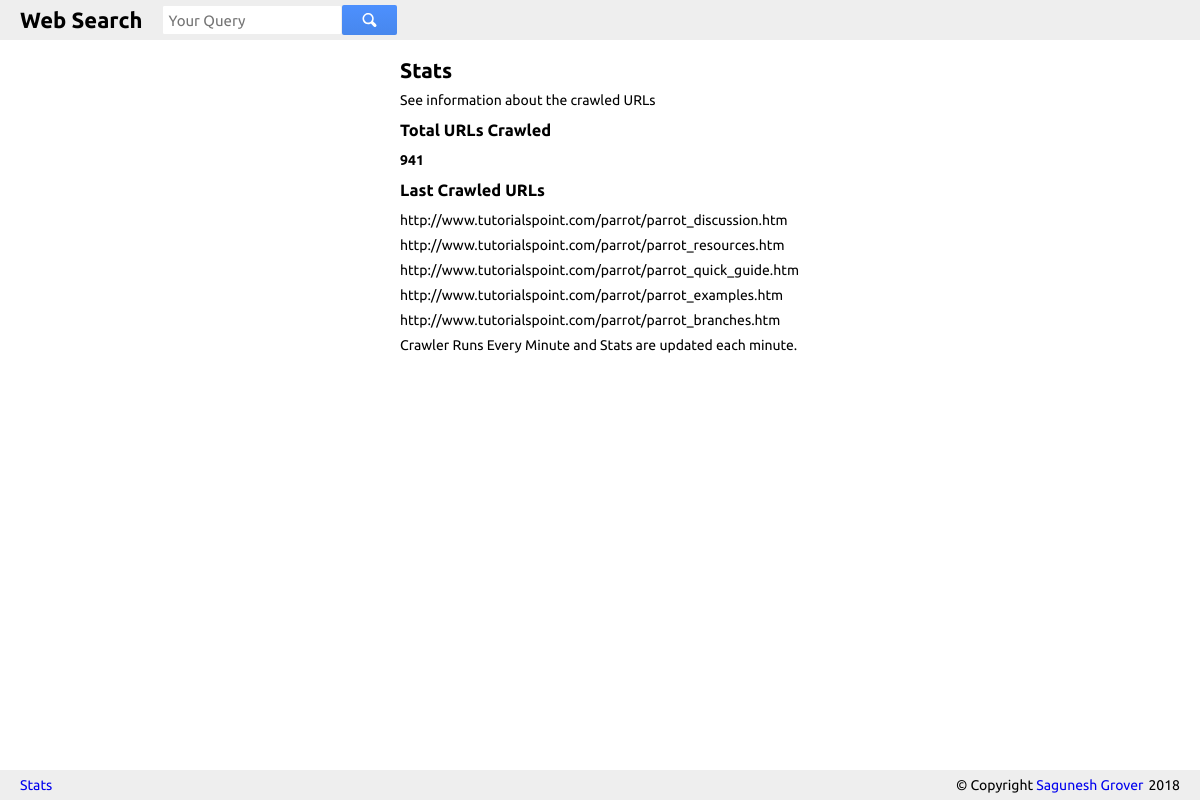
Page /about/stats.php on the committed database.
### tables this page shows
CREATE TABLE `search` (
  `id` int(10) NOT NULL,
  `url` varchar(151) DEFAULT NULL,
  `title` varchar(101) DEFAULT NULL,
  `description` varchar(1737) DEFAULT NULL
);

### about/stats.php (the view)
<?php include("../load.php");?>
<html>
 <head>
  <?php head("Stats");?>
 </head>
 <body>
  <?php headerElem();?>
  <div class="container" style="width:100px;">
   <h2>Stats</h2>
   <p>See information about the crawled URLs</p>
   <h3>Total URLs Crawled</h3>
   <strong>
   <?php
   $sql=$dbh->query("SELECT COUNT(id) FROM `search`");
   echo $sql->fetchColumn();
   ?>
   </strong>
   <h3>Last Crawled URLs</h3>
   <ul style="width: 400px;overflow: auto;">
   <?php
   $sql=$dbh->query("SELECT `url` FROM `search` ORDER BY id DESC LIMIT 5");
   while($r=$sql->fetch()){
    echo "<li style='margin-bottom:5px;'>".$r['url']."</li>";
   }
   ?>
   </ul>
   <p>Crawler Runs Every Minute and Stats are updated each minute.</p>
  </div>
  <?php footer();?>
 </body>
</html>

### inc/functions.php (shortened to what this page needs)
<?php
function head($title="", $IncOtherCss=array()){
 $cssFiles = array_merge(
  array(
   "all",
   "http://fonts.googleapis.com/css?family=Ubuntu"
  ),
  $IncOtherCss
 );
 foreach($cssFiles as $css){
  $url=preg_match("/http/", $css) ? $css : HOST."/cdn/css/$css.css";
  echo "<link href='".$url."' async='async' rel='stylesheet' />";
 }
}
function headerElem(){
 $header = "<div class='header'><a class='logo' href='".HOST."'><strong>Web Search</strong></a><form method='GET' action='".HOST."/search.php' class='searchForm'><input id='query' type='text' placeholder='Your Query' autocomplete='off' name='q' value=\"".$GLOBALS['displayQ']."\"/><button><svg viewBox='0 0 100 100' class='shape-search'><use xlink:href='#shape-search'></use></svg></button></form></div>";
 echo $header;
}
function footer(){
 $footer = "<div class='footer'><a href='".HOST."/about/stats.php'>Stats</a><div style='float:right;'>&copy; Copyright <a target='_blank' href='http://www.saguneshgrover.com'>Sagunesh Grover</a>".date("Y")."</div></div>";
 $footer.='
 <svg style="display:none;">
  <defs>
   <path id="shape-search" d="m 85.160239,99.375807 c -0.828634,-0.2952 -6.785463,-5.7653 -13.237403,-12.1558 l -11.730795,-11.6193 -6.6207,2.1766 C 33.39036,84.411907 12.627177,75.515007 3.6984912,56.407007 -5.6131124,36.479667 3.2485677,12.852077 23.649685,3.2119175 29.682607,0.36117746 31.404851,0.01130746 39.459783,5.746345e-5 50.03976,-0.01474254 56.477126,1.9699875 63.781566,7.4987375 77.935087,18.211537 83.541599,36.335507 77.964788,53.348307 l -2.173424,6.6304 11.744957,11.7927 c 9.455968,9.4945 11.857728,12.4888 12.323668,15.3642 1.319521,8.1432 -6.925821,15.008903 -14.69975,12.2402 z m -33.083916,-33.2366 c 5.656943,-2.5459 11.702601,-8.5732 14.216739,-14.1737 8.683318,-19.34281 -5.230473,-40.9032 -26.331076,-40.80178 -26.510022,0.12741 -38.6174499,32.4025 -18.836563,50.21308 2.774148,2.4979 7.069057,5.1647 9.656546,5.9963 5.992636,1.9257 15.497206,1.375 21.294354,-1.2339 z"></path>
  </defs>
 </svg>';
 echo $footer;
}
?>

### cdn/css/all.css (style rules this page uses)
* { margin:0px; border:0px; padding:0px; font-family: Ubuntu; outline:none; }
body { font-size:14px; line-height: 20px; }
.header { position: absolute; top: 0px; left: 0px; right: 0px; background: #EEE; padding: 5px 20px; }
.header form { display: inline-block; }
.header .logo { margin-right:10px; text-decoration: none; font-size:22px; display: inline-block; vertical-align:middle; color:black; }
.header .searchForm #query { width:180px; -webkit-transition:1s; transition:1s; height:30px; font-size:15px; margin-left:10px; }
.container { margin: 50px auto 30px auto; display:table; }
.footer { position: fixed; bottom: 0px; left: 0px; right: 0px; background: #EEE; padding: 5px 20px; }
.footer a { margin-right:5px; }
a[href] { text-decoration:none; }
h1,h2,h3,h4 { margin:10px 0px; }
input[type="text"] { padding:3px 5px; outline: none; border: 1px solid #EEE; border-radius: 2px; display: inline-block; vertical-align:middle; }
button, .button { padding:5px 10px; display: inline-block; vertical-align:middle; background-color: rgb(77, 144, 254); background-image: -webkit-gradient(linear,left top,left bottom,from(rgb(77, 144, 254)),to(rgb(71, 135, 237))); background-image: -webkit-linear-gradient(top,rgb(77, 144, 254),rgb(71, 135, 237)); background-image: -moz-linear-gradient(top,rgb(77, 144, 254),rgb(71, 135, 237)); background-image: -ms-linear-gradient(top,rgb(77, 144, 254),rgb(71, 135, 237)); background-image: -o-linear-gradient(top,rgb(77, 144, 254),rgb(71, 135, 237)); background-image: linear-gradient(top,rgb(77, 144, 254),rgb(71, 135, 237)); cursor: pointer; color:white; border-radius:2px; }
.searchForm .shape-search { height: 14px; padding:4px 10px; width: 35px; fill:white; }
.searchForm button { padding: 0px; height:30px; }

### rows in the picture
search: url "http://www.tutorialspoint.com/parrot/parrot_discussion.htm"
search: url "http://www.tutorialspoint.com/parrot/parrot_resources.htm"
search: url "http://www.tutorialspoint.com/parrot/parrot_quick_guide.htm"
search: url "http://www.tutorialspoint.com/parrot/parrot_examples.htm"
search: url "http://www.tutorialspoint.com/parrot/parrot_branches.htm"

### other values in the picture
$sql->fetchColumn() "941"
